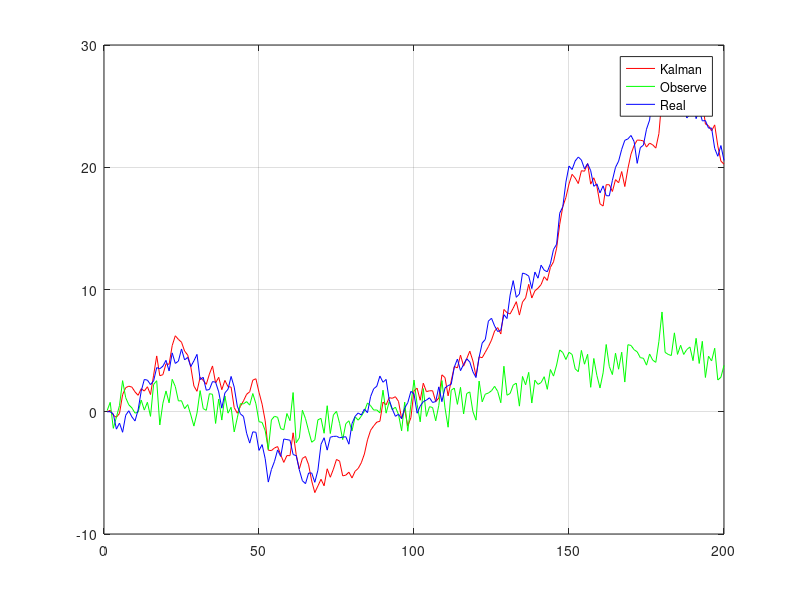

Here is the MATLAB script that generated this plot:
%%
tic
clc
cd D:\Coders\MatlabScrips\KalmanFilter
fprintf('load path\t%s\n',pwd)
clear
N=200;
w=randn(1,N); 
w(1)=0;
Q=var(w); 
v=randn(1,N);%测量噪声
R=var(v);
x_true(1)=0;
A=1;
for k=2:N
    x_true(k)=A*x_true(k-1)+w(k-1); 
end
H=0.2;
z=H*x_true+v;
x_update(1)=x_true(1);
P_update(1)=0;
for t=2:N
    x_predict(t) = A*x_update(t-1); 
    P_predict(t)=A*P_update(t-1)*A'+Q;
    K(t)=H*P_predict(t) / (H*P_predict(t)*H'+R);
    x_update(t)=x_predict(t)  +  K(t) * (z(t)-H*x_predict(t));
    P_update(t)=P_predict(t) - H*K(t)*P_predict(t);
end
figure
t=1:N;
plot(t,x_update,'r',t,z,'g',t,x_true,'b');
grid on
legend('Kalman','Observe','Real') 
toc